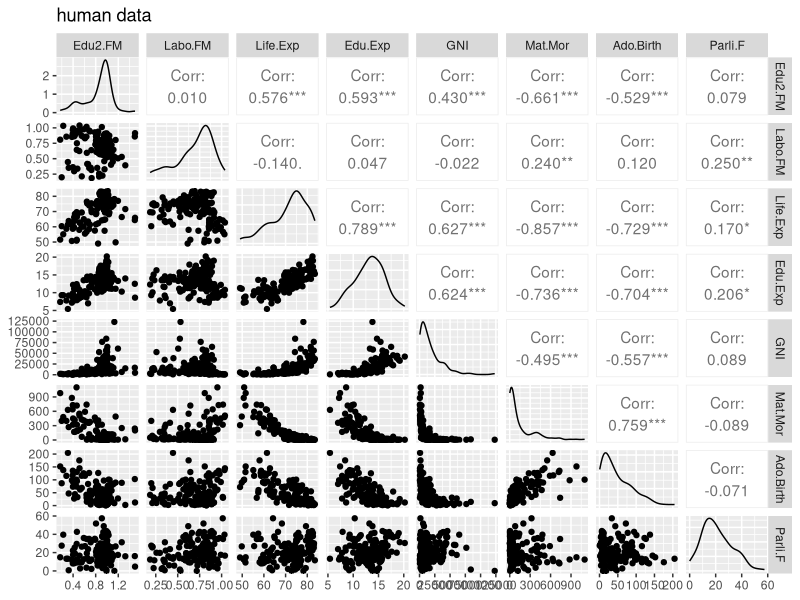
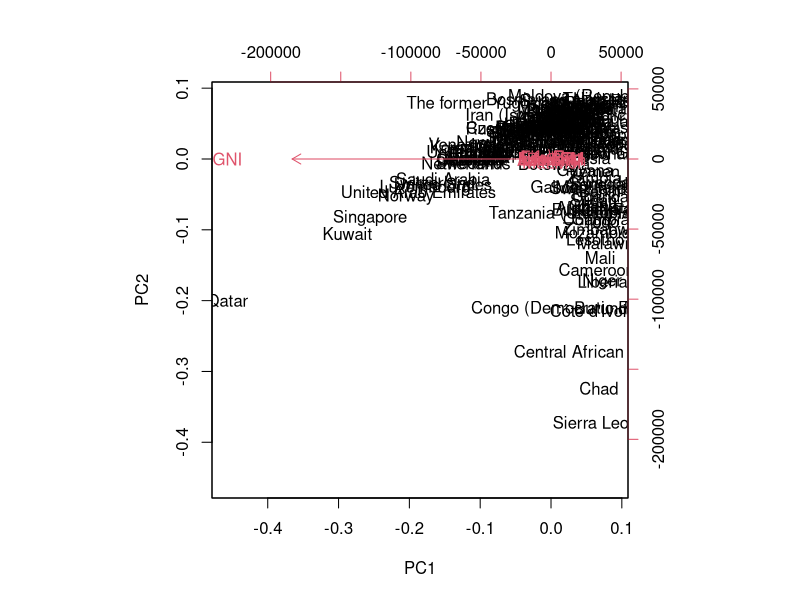
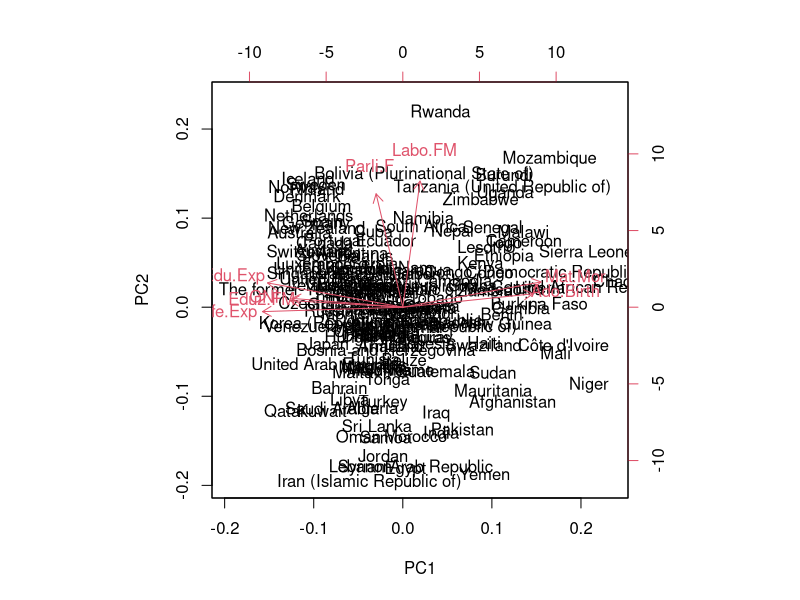
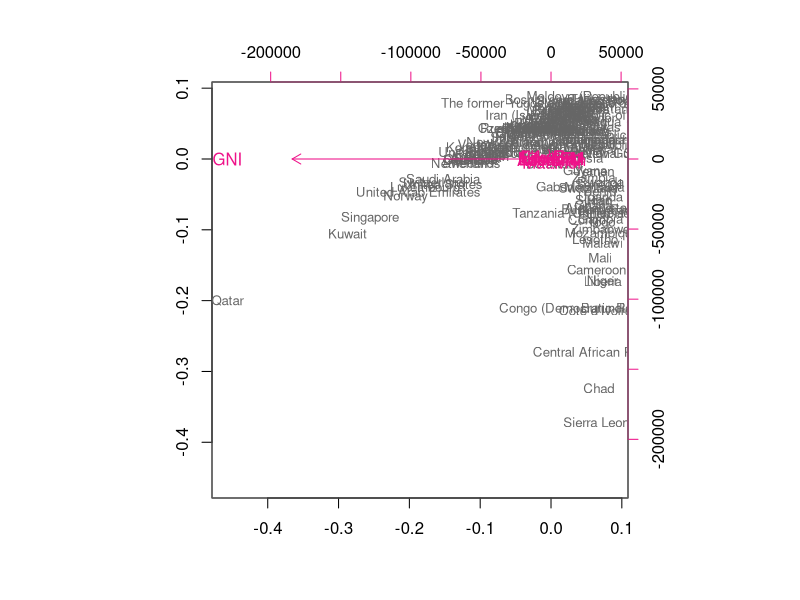

Generate these figures, in order, with R:
## ---- chunk 1
human_ <- read.csv(file = "data/human.csv", sep = ",", header = TRUE)

# Access GGally
library(GGally)

# visualize the 'human_' variables
ggpairs(human_,
        title="human data", # title of the plot
        colour = "sex") # aesthetics, ggplot2 style

# compute the correlation matrix and visualize it with corrplot
cor(human_)
## ---- chunk 2
# perform principal component analysis on the not standardized human data
pca_human <- prcomp(human_)
pca_human
## ---- chunk 3
# draw a biplot of the principal component representation and the original variables
biplot(pca_human, choices = 1:2)
## ---- chunk 4
# standardize the variables
human_std <- scale(human_)
# print out summaries of the standardized variables
summary(human_std)
# perform principal component analysis (with the SVD method)
pca_human_std <- prcomp(human_std)
# draw a biplot of the principal component representation and the original variables
biplot(pca_human_std, choices = 1:2)
## ---- chunk 5
# create and print out a summary of pca_human
s <- summary(pca_human)


# rounded percetanges of variance captured by each PC
pca_pr <- round(1*s$importance[2, ], digits = 5)

# print out the percentages of variance


# create object pc_lab to be used as axis labels
paste0(names(pca_pr), " (", pca_pr, "%)")

# draw a biplot
biplot(pca_human, cex = c(0.8, 1), col = c("grey40", "deeppink2"), xlab = NA, ylab = NA)

